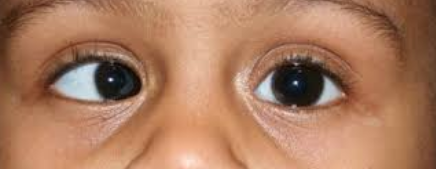
//> input picture week-03/assets/input_03.jpg, 436 x 169 px
$ ./main_01   (built with g++ and OpenCV 4)
//> lines starting //> are read from the running program, lines starting //| are printed output that depends on the picture
#include <opencv2/opencv.hpp>
#include <iostream>
using namespace cv;
using namespace std;

int main()
{
    //road_images
    Mat img_01 = imread("./assets/input_03.jpg", CV_LOAD_IMAGE_GRAYSCALE);
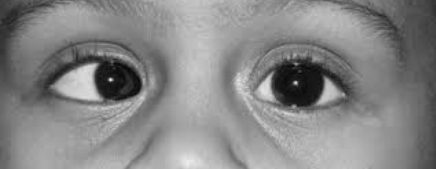
//> img_01: 169 rows x 436 cols, CV_8UC1; min 5, max 236, mean 134.3
    Mat img_02 = imread("./assets/input_03.jpg", CV_LOAD_IMAGE_COLOR);
//> img_02 is the input picture: 169 rows x 436 cols, CV_8UC3; mean B, G, R 95.6, 123.8, 171.5
    Point pt;

    CV_Assert(img_01.data);

    // window_size
    int w;

    // maxvalue_01,_02
    float maxvalue_01 = 0.0;
    float maxvalue_02 = 0.0;

    // width_01,_02
    int width_01 = 0, width_02 = 0;

    // pos_01,_02
    Point maxpos_01(0, 0), maxpos_02(0, 0);

    //search for window into img_01
    for (w = 20; w <= 30; w++)
    {
        for (pt.y = 0; pt.y < img_01.rows - w; pt.y++)
        {
            for (pt.x = 0; pt.x < img_01.cols - 3 * w; pt.x++)
            {
                Rect ract_01(pt.x, pt.y, w, w);
                Rect ract_02(pt.x + w, pt.y, w, w);
                Rect ract_03(pt.x + 2 * w, pt.y, w, w);

                Mat_<uchar> matrix_01(w, w);
                matrix_01 = (Mat)img_01(ract_01);
                // cout << "matrix_01_size" << matrix_01.size() << endl;
                // cout << "matrix_01" << matrix_01 << endl;

                Mat_<uchar> matrix_02(w, w);
                matrix_02 = (Mat)img_01(ract_02);
                // cout << "matrix_02_size" << matrix_02.size() << endl;
                // cout << "matrix_02" << matrix_02 << endl;

                Mat_<uchar> matrix_03(w, w);
                matrix_03 = (Mat)img_01(ract_03);
                // cout << "matrix_03_size" << matrix_03.size() << endl;
                // cout << "matrix_03" << matrix_03 << endl;

                Scalar val_01 = mean(matrix_01);
                Scalar val_02 = mean(255 - matrix_02);
                Scalar val_03 = mean(matrix_03);

                // matrix_average
                float matrix_avg = (((val_01[0] + val_02[0] + val_03[0]) / 3) / 255);
                // cout << matrix_avg<<endl;

                // if update for maxvalue_01,_02 and maxpos_01,_02
                if ((matrix_avg > maxvalue_01 || matrix_avg > maxvalue_02) && (abs(pt.x - maxpos_01.x) > 14) && (abs(pt.x - maxpos_02.x) > 14))
                {
                    if (maxvalue_02 > maxvalue_01)
                    {
                        cout << "update_maxvalue_01" << endl;
                        maxvalue_01 = matrix_avg;
                        width_01 = w;
                        maxpos_01 = Point(pt.x, pt.y);
                    }
                    else
                    {
                        cout << "update_maxvalue_02" << endl;
                        maxvalue_02 = matrix_avg;
                        width_02 = w;
                        maxpos_02 = Point(pt.x, pt.y);
                    }
                }
            }
        }
    }
//> this loop made 11 passes
//> (maxvalue_01, width_01, maxpos_01, maxvalue_02, width_02, maxpos_02) on passes 1 to 11: (0.589, 20, Point(187, 70), 0.59, 20, Point(202, 140)), (0.591, 21, Point(201, 140), 0.591, 21, Point(186, 66)), (0.594, 22, Point(185, 66), 0.596, 22, Point(200, 141)), (0.604, 23, Point(75, 75), 0.603, 23, Point(200, 143)), (0.608, 24, Point(72, 73), 0.609, 24, Point(187, 72)), (0.614, 25, Point(70, 72), 0.609, 24, Point(187, 72)), (0.614, 25, Point(70, 72), 0.609, 24, Point(187, 72)), (0.614, 25, Point(70, 72), 0.61, 27, Point(187, 140)), (0.614, 25, Point(70, 72), 0.611, 28, Point(185, 140)), (0.614, 25, Point(70, 72), 0.611, 29, Point(251, 82)), (0.614, 25, Point(70, 72), 0.611, 29, Point(251, 82))
//> after the loop, maxvalue_01 = 0.614; width_01 = 25; maxvalue_02 = 0.611; width_02 = 29

    cout << width_01 << endl;
//| 25
    cout << maxpos_01 << endl
         << endl
         << endl;
//| [70, 72]
    cout << width_02 << endl;
//| 29
    cout << maxpos_02 << endl
         << endl
         << endl;
//| [251, 82]
    rectangle(img_02, Point(maxpos_01.x - 5, maxpos_01.y - 5), Point(maxpos_01.x + (w * 3) + 5, maxpos_01.y + w + 5), Scalar(0, 0, 255), 1);
    rectangle(img_02, Point(maxpos_02.x - 5, maxpos_02.y - 5), Point(maxpos_02.x + (w * 3) + 5, maxpos_02.y + w + 5), Scalar(255, 0, 0), 1);
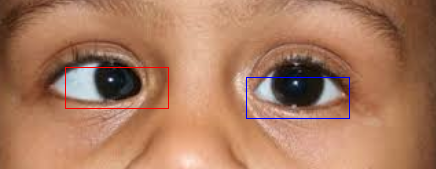
//> img_02: 169 rows x 436 cols, CV_8UC3; mean B, G, R 95.9, 122.9, 171.4

    imshow("search_eye", img_02);
    waitKey(0);
    return 0;
}

$ run again, with week-03/assets/input_01.jpg copied over week-03/assets/input_03.jpg
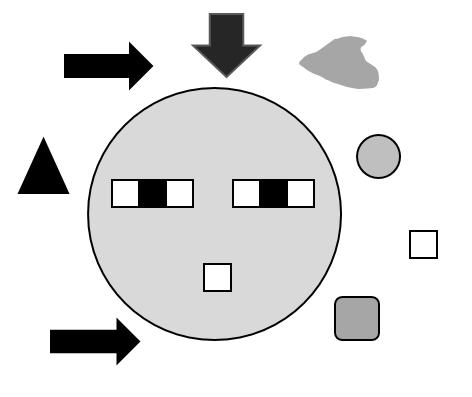
//> input picture week-03/assets/input_01.jpg, 472 x 397 px
//> img_01 is the input picture: 397 rows x 472 cols, CV_8UC1; min 0, max 255, mean 226.4
//> the loop `for (w = 20; w <= 30; w++)` made 11 passes
//> (maxvalue_01, maxpos_01, maxvalue_02, maxpos_02) on passes 1 to 8: (0.783, Point(129, 182), 0.783, Point(250, 181)), (0.797, Point(117, 177), 0.797, Point(238, 177)), (0.805, Point(237, 176), 0.805, Point(116, 176)), (0.811, Point(236, 175), 0.811, Point(115, 175)), (0.815, Point(114, 174), 0.815, Point(235, 174)), (0.818, Point(113, 173), 0.818, Point(234, 173)), (0.824, Point(112, 173), 0.824, Point(233, 173)), (0.83, Point(232, 173), 0.83, Point(111, 173))
//> after the loop `for (w = 20; w <= 30; w++)`: maxvalue_01 = 0.865; width_01 = 30; maxvalue_02 = 0.864; width_02 = 30
//| 30
//| [228, 176]
//| 30
//| [107, 176]
//> `rectangle(img_02, Point(maxpos_02.x - 5, maxpos_02.y - 5), Point(maxpo..`:
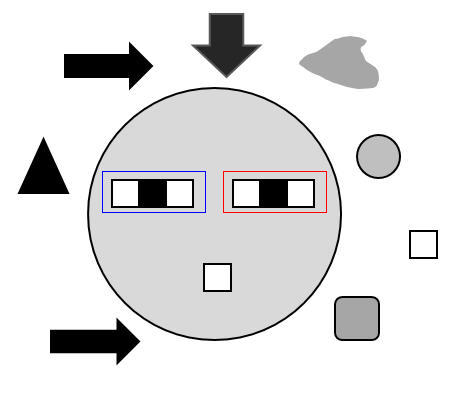
//> img_02: 397 rows x 472 cols, CV_8UC3; mean B, G, R 226.2, 225.8, 226.2
